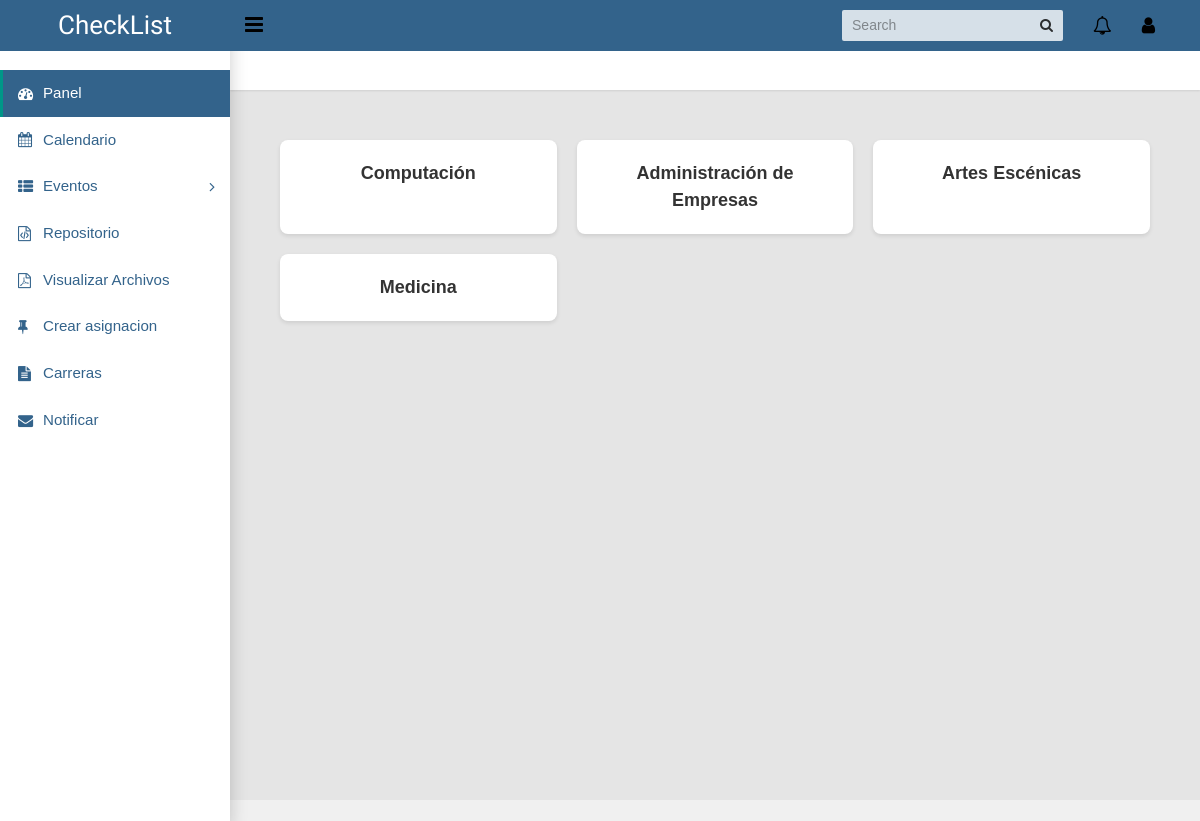
The page /visualizar/ (signed in) on the database as committed earlier.
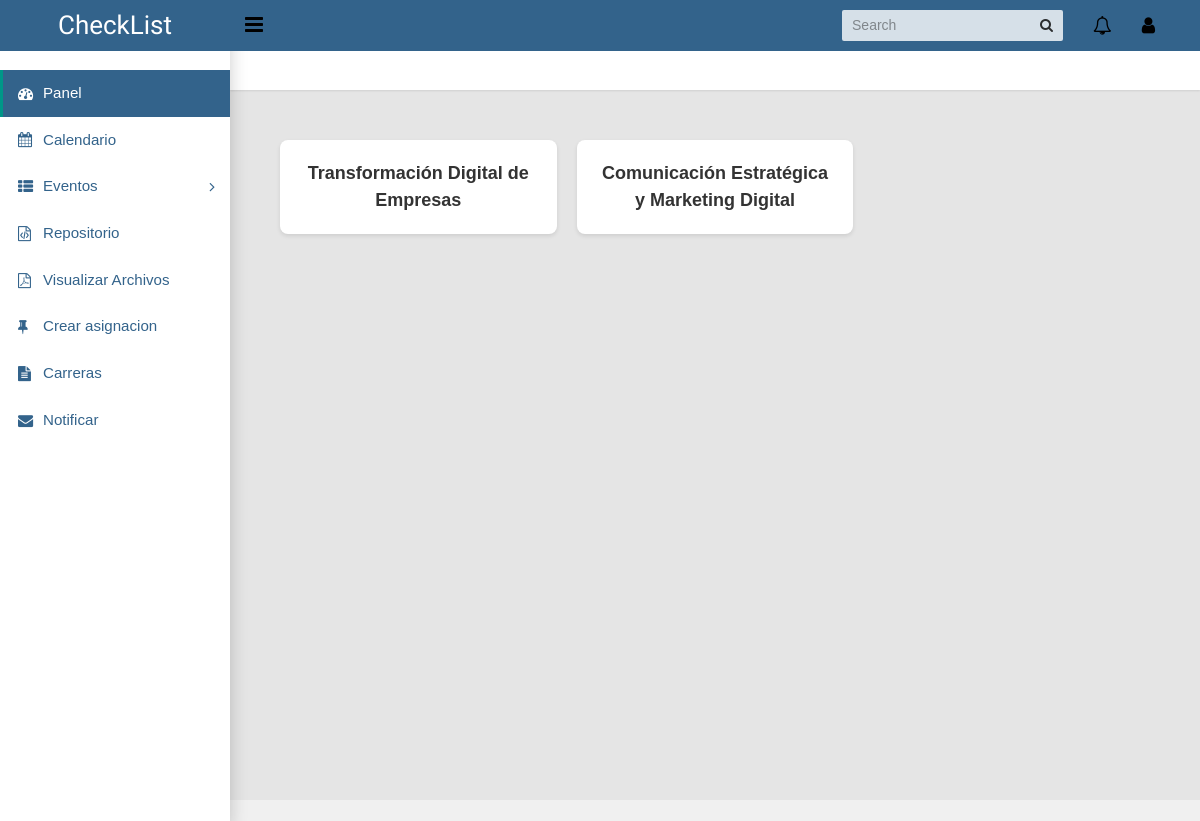
The same page on the database as committed later.
### calendarapp/models/archivos.py (models this page shows, shortened)
class Carrera(models.Model):
    nombre = models.CharField(max_length=100)

### calendarapp/views/archivo.py (the view)
# urls.py: path('visualizar/', archivo.visualizar, name='visualizar'),
@login_required
@user_passes_test(es_superusuario, login_url=None)
def visualizar(request):
    carrera = Carrera.objects.all()
    return render(request, 'visualizar.html', {'carreras': carrera})

### calendarapp/views/archivo.py (called while the page is built)
def es_superusuario(user):
    return user.is_superuser

### templates/visualizar.html (shortened to what this page needs)
{% extends "base.html" %}
    {% load static %}
    {% block content %}
    <div class="container">
        {% for e in carreras %}
            <div class="carrera">
                <a href="{% url 'calendarapp:v_ciclo' e.id %}">{{e.nombre}}</a>
            </div>
        {% endfor %}
    </div>
    {% endblock %}

Rows that differ between the two databases and show on the page:
removed Carrera: nombre "Artes Escénicas"
removed Carrera: nombre "Medicina"
changed Carrera: nombre "Computación" → "Transformación Digital de Empresas"
changed Carrera: nombre "Administración de Empresas" → "Comunicación Estratégica y Marketing Digital"
